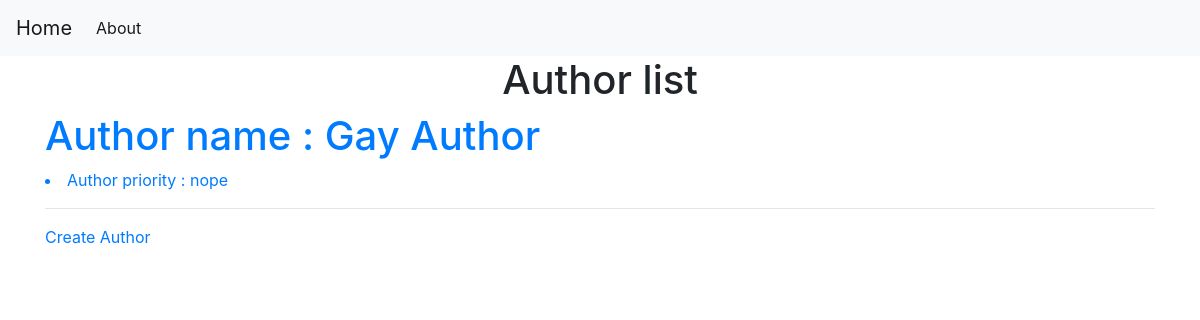
Page /author on the earlier database version.
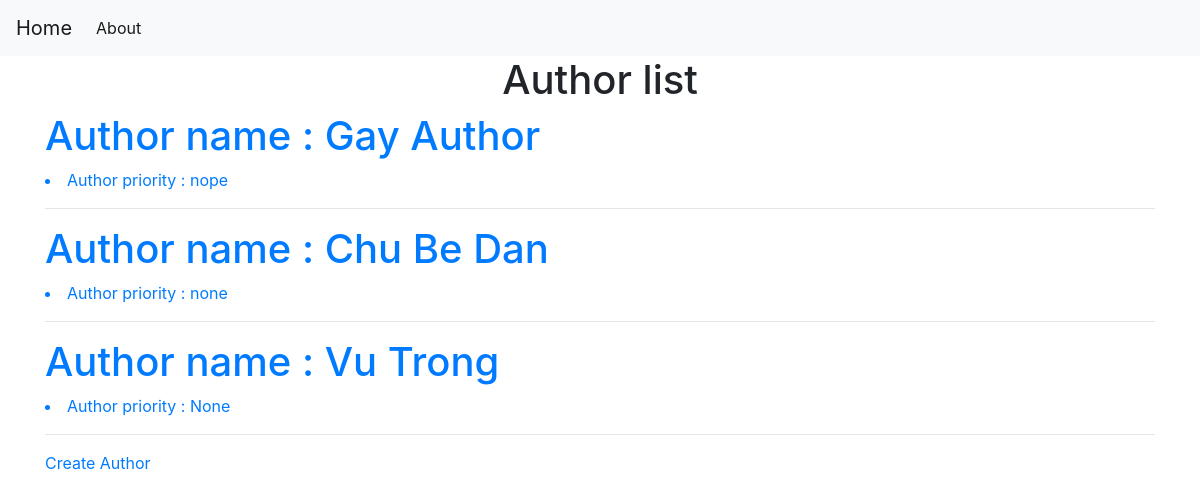
Same page on the later database version.
### tables this page shows
CREATE TABLE author (
    authorid INTEGER PRIMARY KEY AUTOINCREMENT,
    bookid TEXT NOT NULL,
    name TEXT NOT NULL,
    priority TEXT NOT NULL,
    FOREIGN KEY(bookid) REFERENCES book(bookid) 
);

### app.py (the view)
@app.route('/author')
def showauthor():
    conn = get_db_connection()
    authors = conn.execute('SELECT * FROM author').fetchall()
    books = conn.execute('SELECT * FROM book').fetchall()
    conn.close()
    return render_template('show_author.html', authors=authors,books=books)

### app.py (called while the page is built)
def get_db_connection():
    conn = sqlite3.connect('database.db')
    conn.row_factory = sqlite3.Row
    return conn

### templates/show_author.html (shortened to what this page needs)
{% extends 'base.html' %}
{% block content %}
    <h1>{% block title %} <center> Author list </center> {% endblock %}</h1>
    {% for author in authors %}
        <a href="#">
            <h1>Author name : {{ author.name }}</h1>
            <li>Author priority : {{ author.priority }}</li>
        </a>
        <hr>
    {% endfor %}
    <a href="{{ url_for('createauthor')}}">Create Author</a>
{% endblock %}

Differences in the rows shown:
added author: name "Chu Be Dan", priority "none"
added author: name "Vu Trong", priority "None"
